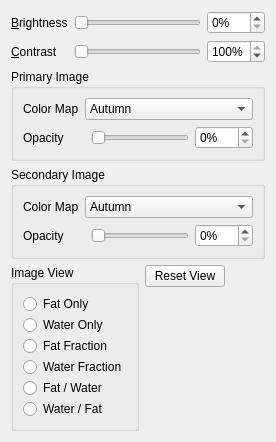
         <widget class="QWidget" name="axialDisplayTab">
          <attribute name="title">
           <string>Axial &amp;Display</string>
          </attribute>
          <layout class="QGridLayout" name="gridLayout_3">
           <item row="2" column="0" colspan="3">
            <widget class="QGroupBox" name="primaryImageBox">
             <property name="sizePolicy">
              <sizepolicy hsizetype="Preferred" vsizetype="Preferred">
               <horstretch>0</horstretch>
               <verstretch>0</verstretch>
              </sizepolicy>
             </property>
             <property name="toolTip">
              <string>&lt;html&gt;&lt;head/&gt;&lt;body&gt;&lt;p&gt;&lt;span style=&quot; font-weight:600;&quot;&gt;Primary Image&lt;/span&gt;&lt;/p&gt;&lt;p&gt;&lt;br/&gt;&lt;/p&gt;&lt;p&gt;The primary image is the image drawn &lt;span style=&quot; text-decoration: underline;&quot;&gt;first&lt;/span&gt; in the axial widget view. The primary image is set based on the options in the &lt;span style=&quot; font-weight:600; text-decoration: underline;&quot;&gt;Image View&lt;/span&gt;&lt;/p&gt;&lt;/body&gt;&lt;/html&gt;</string>
             </property>
             <property name="toolTipDuration">
              <number>4000</number>
             </property>
             <property name="title">
              <string>Primary Image</string>
             </property>
             <layout class="QGridLayout" name="gridLayout_7">
              <item row="0" column="0">
               <widget class="QLabel" name="label_24">
                <property name="text">
                 <string>Color Map</string>
                </property>
                <property name="buddy">
                 <cstring>primColorMapComboBox</cstring>
                </property>
               </widget>
              </item>
              <item row="1" column="0" colspan="2">
               <widget class="QLabel" name="label_25">
                <property name="text">
                 <string>Opacity</string>
                </property>
                <property name="buddy">
                 <cstring>primOpacitySlider</cstring>
                </property>
               </widget>
              </item>
              <item row="1" column="2">
               <widget class="QSlider" name="primOpacitySlider">
                <property name="toolTip">
                 <string>&lt;html&gt;&lt;head/&gt;&lt;body&gt;&lt;p&gt;&lt;span style=&quot; font-weight:600;&quot;&gt;Change Primary Opacity&lt;/span&gt;&lt;/p&gt;&lt;p&gt;Drag slider left and right to change the opacity of the primary image displayed on the main widget.&lt;/p&gt;&lt;/body&gt;&lt;/html&gt;</string>
                </property>
                <property name="toolTipDuration">
                 <number>4000</number>
                </property>
                <property name="maximum">
                 <number>100</number>
                </property>
                <property name="orientation">
                 <enum>Qt::Horizontal</enum>
                </property>
               </widget>
              </item>
              <item row="1" column="3">
               <widget class="QSpinBox" name="primOpacitySpinBox">
                <property name="toolTip">
                 <string>&lt;html&gt;&lt;head/&gt;&lt;body&gt;&lt;p&gt;&lt;span style=&quot; font-weight:600;&quot;&gt;Change Primary Opacity&lt;/span&gt;&lt;/p&gt;&lt;p&gt;Enter percentage or use up/down arrows to change the opacity of the primary image displayed on the main widget.&lt;/p&gt;&lt;/body&gt;&lt;/html&gt;</string>
                </property>
                <property name="toolTipDuration">
                 <number>4000</number>
                </property>
                <property name="suffix">
                 <string>%</string>
                </property>
                <property name="maximum">
                 <number>100</number>
                </property>
               </widget>
              </item>
              <item row="0" column="1" colspan="3">
               <widget class="QComboBox" name="primColorMapComboBox">
                <property name="sizePolicy">
                 <sizepolicy hsizetype="Expanding" vsizetype="Fixed">
                  <horstretch>0</horstretch>
                  <verstretch>0</verstretch>
                 </sizepolicy>
                </property>
                <property name="toolTip">
                 <string>&lt;html&gt;&lt;head/&gt;&lt;body&gt;&lt;p&gt;&lt;span style=&quot; font-weight:600;&quot;&gt;Change Primary Color Map&lt;/span&gt;&lt;/p&gt;&lt;p&gt;Select a color map for the primary image. This is a mapping from intensity in the primary image (0.0 -&amp;gt; 1.0) to colors. &lt;/p&gt;&lt;p&gt;A typical example is grayscale which is (0, 0, 0) -&amp;gt; (1, 1, 1) color mapping.&lt;/p&gt;&lt;/body&gt;&lt;/html&gt;</string>
                </property>
                <property name="toolTipDuration">
                 <number>4000</number>
                </property>
                <property name="maxVisibleItems">
                 <number>13</number>
                </property>
                <item>
                 <property name="text">
                  <string>Autumn</string>
                 </property>
                </item>
                <item>
                 <property name="text">
                  <string>Bone</string>
                 </property>
                </item>
                <item>
                 <property name="text">
                  <string>Cool</string>
                 </property>
                </item>
                <item>
                 <property name="text">
                  <string>Copper</string>
                 </property>
                </item>
                <item>
                 <property name="text">
                  <string>Gray</string>
                 </property>
                </item>
                <item>
                 <property name="text">
                  <string>Hot</string>
                 </property>
                </item>
                <item>
                 <property name="text">
                  <string>HSV</string>
                 </property>
                </item>
                <item>
                 <property name="text">
                  <string>Jet</string>
                 </property>
                </item>
                <item>
                 <property name="text">
                  <string>Parula</string>
                 </property>
                </item>
                <item>
                 <property name="text">
                  <string>Pink</string>
                 </property>
                </item>
                <item>
                 <property name="text">
                  <string>Spring</string>
                 </property>
                </item>
                <item>
                 <property name="text">
                  <string>Summer</string>
                 </property>
                </item>
                <item>
                 <property name="text">
                  <string>Winter</string>
                 </property>
                </item>
                <item>
                 <property name="text">
                  <string>Red</string>
                 </property>
                </item>
                <item>
                 <property name="text">
                  <string>Green</string>
                 </property>
                </item>
                <item>
                 <property name="text">
                  <string>Blue</string>
                 </property>
                </item>
                <item>
                 <property name="text">
                  <string>RedWhite</string>
                 </property>
                </item>
                <item>
                 <property name="text">
                  <string>GreenWhite</string>
                 </property>
                </item>
               </widget>
              </item>
             </layout>
            </widget>
           </item>
           <item row="3" column="0" colspan="3">
            <widget class="QGroupBox" name="secondaryImageBox">
             <property name="sizePolicy">
              <sizepolicy hsizetype="Preferred" vsizetype="Preferred">
               <horstretch>0</horstretch>
               <verstretch>0</verstretch>
              </sizepolicy>
             </property>
             <property name="toolTip">
              <string>&lt;html&gt;&lt;head/&gt;&lt;body&gt;&lt;p&gt;&lt;span style=&quot; font-weight:600;&quot;&gt;Secondary Image&lt;/span&gt;&lt;/p&gt;&lt;p&gt;&lt;br/&gt;&lt;/p&gt;&lt;p&gt;The secondary image is the image drawn &lt;span style=&quot; text-decoration: underline;&quot;&gt;second&lt;/span&gt; in the axial widget view. The secondary image is set based on the options in the &lt;span style=&quot; font-weight:600; text-decoration: underline;&quot;&gt;Image View.&lt;/span&gt;&lt;/p&gt;&lt;p&gt;&lt;br/&gt;&lt;/p&gt;&lt;p&gt;The secondary image is only applicable for &lt;span style=&quot; font-weight:600; text-decoration: underline;&quot;&gt;Fat/Water&lt;/span&gt; and &lt;span style=&quot; font-weight:600; text-decoration: underline;&quot;&gt;Water/Fat&lt;/span&gt; options.&lt;/p&gt;&lt;/body&gt;&lt;/html&gt;</string>
             </property>
             <property name="toolTipDuration">
              <number>4000</number>
             </property>
             <property name="title">
              <string>Secondary Image</string>
             </property>
             <layout class="QGridLayout" name="gridLayout_8">
              <item row="0" column="0">
               <widget class="QLabel" name="label_12">
                <property name="text">
                 <string>Color Map</string>
                </property>
                <property name="buddy">
                 <cstring>secdColorMapComboBox</cstring>
                </property>
               </widget>
              </item>
              <item row="1" column="0" colspan="2">
               <widget class="QLabel" name="label_13">
                <property name="text">
                 <string>Opacity</string>
                </property>
                <property name="buddy">
                 <cstring>secdOpacitySlider</cstring>
                </property>
               </widget>
              </item>
              <item row="1" column="2">
               <widget class="QSlider" name="secdOpacitySlider">
                <property name="toolTip">
                 <string>&lt;html&gt;&lt;head/&gt;&lt;body&gt;&lt;p&gt;&lt;span style=&quot; font-weight:600;&quot;&gt;Change Secondary Opacity&lt;/span&gt;&lt;/p&gt;&lt;p&gt;Drag slider left and right to change the opacity of the secondary image displayed on the main widget.&lt;/p&gt;&lt;/body&gt;&lt;/html&gt;</string>
                </property>
                <property name="toolTipDuration">
                 <number>4000</number>
                </property>
                <property name="maximum">
                 <number>100</number>
                </property>
                <property name="orientation">
                 <enum>Qt::Horizontal</enum>
                </property>
               </widget>
              </item>
              <item row="1" column="3">
               <widget class="QSpinBox" name="secdOpacitySpinBox">
                <property name="toolTip">
                 <string>&lt;html&gt;&lt;head/&gt;&lt;body&gt;&lt;p&gt;&lt;span style=&quot; font-weight:600;&quot;&gt;Change Secondary Opacity&lt;/span&gt;&lt;/p&gt;&lt;p&gt;Enter percentage or use up/down arrows to change the opacity of the secondary image displayed on the main widget.&lt;/p&gt;&lt;/body&gt;&lt;/html&gt;</string>
                </property>
                <property name="toolTipDuration">
                 <number>4000</number>
                </property>
                <property name="suffix">
                 <string>%</string>
                </property>
                <property name="maximum">
                 <number>100</number>
                </property>
               </widget>
              </item>
              <item row="0" column="1" colspan="3">
               <widget class="QComboBox" name="secdColorMapComboBox">
                <property name="sizePolicy">
                 <sizepolicy hsizetype="Expanding" vsizetype="Fixed">
                  <horstretch>0</horstretch>
                  <verstretch>0</verstretch>
                 </sizepolicy>
                </property>
                <property name="toolTip">
                 <string>&lt;html&gt;&lt;head/&gt;&lt;body&gt;&lt;p&gt;&lt;span style=&quot; font-weight:600;&quot;&gt;Change Secondary Color Map&lt;/span&gt;&lt;/p&gt;&lt;p&gt;Select a color map for the secondary image. This is a mapping from intensity in the primary image (0.0 -&amp;gt; 1.0) to colors. &lt;/p&gt;&lt;p&gt;A typical example is grayscale which is (0, 0, 0) -&amp;gt; (1, 1, 1) color mapping.&lt;/p&gt;&lt;/body&gt;&lt;/html&gt;</string>
                </property>
                <property name="toolTipDuration">
                 <number>4000</number>
                </property>
                <property name="maxVisibleItems">
                 <number>13</number>
                </property>
                <item>
                 <property name="text">
                  <string>Autumn</string>
                 </property>
                </item>
                <item>
                 <property name="text">
                  <string>Bone</string>
                 </property>
                </item>
                <item>
                 <property name="text">
                  <string>Cool</string>
                 </property>
                </item>
                <item>
                 <property name="text">
                  <string>Copper</string>
                 </property>
                </item>
                <item>
                 <property name="text">
                  <string>Gray</string>
                 </property>
                </item>
                <item>
                 <property name="text">
                  <string>Hot</string>
                 </property>
                </item>
                <item>
                 <property name="text">
                  <string>HSV</string>
                 </property>
                </item>
                <item>
                 <property name="text">
                  <string>Jet</string>
                 </property>
                </item>
                <item>
                 <property name="text">
                  <string>Parula</string>
                 </property>
                </item>
                <item>
                 <property name="text">
                  <string>Pink</string>
                 </property>
                </item>
                <item>
                 <property name="text">
                  <string>Spring</string>
                 </property>
                </item>
                <item>
                 <property name="text">
                  <string>Summer</string>
                 </property>
                </item>
                <item>
                 <property name="text">
                  <string>Winter</string>
                 </property>
                </item>
                <item>
                 <property name="text">
                  <string>Red</string>
                 </property>
                </item>
                <item>
                 <property name="text">
                  <string>Green</string>
                 </property>
                </item>
                <item>
                 <property name="text">
                  <string>Blue</string>
                 </property>
                </item>
                <item>
                 <property name="text">
                  <string>RedWhite</string>
                 </property>
                </item>
                <item>
                 <property name="text">
                  <string>GreenWhite</string>
                 </property>
                </item>
               </widget>
              </item>
             </layout>
            </widget>
           </item>
           <item row="0" column="2">
            <widget class="QSpinBox" name="brightnessSpinBox">
             <property name="toolTip">
              <string>&lt;html&gt;&lt;head/&gt;&lt;body&gt;&lt;p&gt;&lt;span style=&quot; font-weight:600;&quot;&gt;Change Brightness&lt;/span&gt;&lt;/p&gt;&lt;p&gt;Enter percentage or use up/down arrows to change the brightness currently displayed on the main widget.&lt;/p&gt;&lt;/body&gt;&lt;/html&gt;</string>
             </property>
             <property name="toolTipDuration">
              <number>4000</number>
             </property>
             <property name="suffix">
              <string>%</string>
             </property>
             <property name="maximum">
              <number>100</number>
             </property>
            </widget>
           </item>
           <item row="1" column="0">
            <widget class="QLabel" name="contrastLabel">
             <property name="text">
              <string>&amp;Contrast</string>
             </property>
             <property name="buddy">
              <cstring>contrastSlider</cstring>
             </property>
            </widget>
           </item>
           <item row="1" column="1">
            <widget class="QSlider" name="contrastSlider">
             <property name="focusPolicy">
              <enum>Qt::StrongFocus</enum>
             </property>
             <property name="toolTip">
              <string>&lt;html&gt;&lt;head/&gt;&lt;body&gt;&lt;p&gt;&lt;span style=&quot; font-weight:600;&quot;&gt;Adjust Contrast&lt;/span&gt;&lt;/p&gt;&lt;p&gt;Drag slider left and right to change the contrast of the axial slice currently displayed on the main widget&lt;/p&gt;&lt;/body&gt;&lt;/html&gt;</string>
             </property>
             <property name="toolTipDuration">
              <number>4000</number>
             </property>
             <property name="maximum">
              <number>100</number>
             </property>
             <property name="orientation">
              <enum>Qt::Horizontal</enum>
             </property>
            </widget>
           </item>
           <item row="0" column="1">
            <widget class="QSlider" name="brightnessSlider">
             <property name="focusPolicy">
              <enum>Qt::StrongFocus</enum>
             </property>
             <property name="toolTip">
              <string>&lt;html&gt;&lt;head/&gt;&lt;body&gt;&lt;p&gt;&lt;span style=&quot; font-weight:600;&quot;&gt;Adjust Brightness&lt;/span&gt;&lt;/p&gt;&lt;p&gt;Drag slider left and right to change the brightness of the axial slice currently displayed on the main widget&lt;/p&gt;&lt;/body&gt;&lt;/html&gt;</string>
             </property>
             <property name="toolTipDuration">
              <number>4000</number>
             </property>
             <property name="maximum">
              <number>100</number>
             </property>
             <property name="orientation">
              <enum>Qt::Horizontal</enum>
             </property>
            </widget>
           </item>
           <item row="1" column="2">
            <widget class="QSpinBox" name="contrastSpinBox">
             <property name="toolTip">
              <string>&lt;html&gt;&lt;head/&gt;&lt;body&gt;&lt;p&gt;&lt;span style=&quot; font-weight:600;&quot;&gt;Change Contrast&lt;/span&gt;&lt;/p&gt;&lt;p&gt;Enter percentage or use up/down arrows to change the contrast currently displayed on the main widget.&lt;/p&gt;&lt;/body&gt;&lt;/html&gt;</string>
             </property>
             <property name="toolTipDuration">
              <number>4000</number>
             </property>
             <property name="suffix">
              <string>%</string>
             </property>
             <property name="maximum">
              <number>100</number>
             </property>
             <property name="value">
              <number>100</number>
             </property>
            </widget>
           </item>
           <item row="4" column="0" colspan="3">
            <layout class="QGridLayout" name="gridLayout_5">
             <item row="0" column="1">
              <layout class="QVBoxLayout" name="verticalLayout_2">
               <property name="rightMargin">
                <number>0</number>
               </property>
               <property name="bottomMargin">
                <number>0</number>
               </property>
               <item>
                <widget class="QPushButton" name="resetViewBtn">
                 <property name="toolTip">
                  <string>&lt;html&gt;&lt;head/&gt;&lt;body&gt;&lt;p&gt;&lt;span style=&quot; font-weight:600;&quot;&gt;Reset View&lt;/span&gt;&lt;/p&gt;&lt;p&gt;Resets the axial slice view and coronal slice view to center with no scaling.&lt;/p&gt;&lt;p&gt;&lt;span style=&quot; font-weight:600;&quot;&gt;Note: &lt;/span&gt;This does &lt;span style=&quot; font-weight:600; text-decoration: underline;&quot;&gt;NOT&lt;/span&gt; change the current location of the user.&lt;/p&gt;&lt;p&gt;Shortcut: &lt;span style=&quot; font-weight:600;&quot;&gt;Space bar&lt;/span&gt;&lt;/p&gt;&lt;/body&gt;&lt;/html&gt;</string>
                 </property>
                 <property name="toolTipDuration">
                  <number>4000</number>
                 </property>
                 <property name="text">
                  <string>Reset View</string>
                 </property>
                 <property name="shortcut">
                  <string>Space</string>
                 </property>
                </widget>
               </item>
               <item>
                <spacer name="verticalSpacer_2">
                 <property name="orientation">
                  <enum>Qt::Vertical</enum>
                 </property>
                 <property name="sizeHint" stdset="0">
                  <size>
                   <width>20</width>
                   <height>40</height>
                  </size>
                 </property>
                </spacer>
               </item>
              </layout>
             </item>
             <item row="0" column="0">
              <widget class="QGroupBox" name="sliceViewBox_3">
               <property name="sizePolicy">
                <sizepolicy hsizetype="Preferred" vsizetype="Maximum">
                 <horstretch>0</horstretch>
                 <verstretch>0</verstretch>
                </sizepolicy>
               </property>
               <property name="toolTip">
                <string/>
               </property>
               <property name="title">
                <string>Image View</string>
               </property>
               <layout class="QVBoxLayout" name="verticalLayout_5">
                <property name="spacing">
                 <number>1</number>
                </property>
                <item>
                 <widget class="QRadioButton" name="fatRadioBtn">
                  <property name="toolTip">
                   <string>&lt;html&gt;&lt;head/&gt;&lt;body&gt;&lt;p&gt;&lt;span style=&quot; font-weight:600;&quot;&gt;Fat Only&lt;/span&gt;&lt;/p&gt;&lt;p&gt;Displays only the fat image from the NIFTI files.&lt;/p&gt;&lt;p&gt;&lt;span style=&quot; font-weight:600;&quot;&gt;Primary Image: &lt;/span&gt;Fat image&lt;/p&gt;&lt;p&gt;&lt;span style=&quot; font-weight:600;&quot;&gt;Secondary Image: &lt;/span&gt;N/A&lt;/p&gt;&lt;/body&gt;&lt;/html&gt;</string>
                  </property>
                  <property name="toolTipDuration">
                   <number>4000</number>
                  </property>
                  <property name="statusTip">
                   <string/>
                  </property>
                  <property name="text">
                   <string>Fat Only</string>
                  </property>
                 </widget>
                </item>
                <item>
                 <widget class="QRadioButton" name="waterRadioBtn">
                  <property name="toolTip">
                   <string>&lt;html&gt;&lt;head/&gt;&lt;body&gt;&lt;p&gt;&lt;span style=&quot; font-weight:600;&quot;&gt;Water Only&lt;/span&gt;&lt;/p&gt;&lt;p&gt;Displays only the water image from the NIFTI files.&lt;/p&gt;&lt;p&gt;&lt;span style=&quot; font-weight:600;&quot;&gt;Primary Image: &lt;/span&gt;Water image&lt;/p&gt;&lt;p&gt;&lt;span style=&quot; font-weight:600;&quot;&gt;Secondary Image: &lt;/span&gt;N/A&lt;/p&gt;&lt;/body&gt;&lt;/html&gt;</string>
                  </property>
                  <property name="toolTipDuration">
                   <number>4000</number>
                  </property>
                  <property name="text">
                   <string>Water Only</string>
                  </property>
                 </widget>
                </item>
                <item>
                 <widget class="QRadioButton" name="fatFracRadioBtn">
                  <property name="toolTip">
                   <string>&lt;html&gt;&lt;head/&gt;&lt;body&gt;&lt;p&gt;&lt;span style=&quot; font-weight:600;&quot;&gt;Fat Fraction&lt;/span&gt;&lt;/p&gt;&lt;p&gt;Displays an image that represents the ratio of fat to water.&lt;/p&gt;&lt;p&gt;Fat Fraction = Fat / (Fat + Water)&lt;/p&gt;&lt;p&gt;&lt;span style=&quot; font-weight:600;&quot;&gt;Primary Image: &lt;/span&gt;Fat Fraction image&lt;/p&gt;&lt;p&gt;&lt;span style=&quot; font-weight:600;&quot;&gt;Secondary Image: &lt;/span&gt;N/A&lt;/p&gt;&lt;/body&gt;&lt;/html&gt;</string>
                  </property>
                  <property name="toolTipDuration">
                   <number>4000</number>
                  </property>
                  <property name="text">
                   <string>Fat Fraction</string>
                  </property>
                 </widget>
                </item>
                <item>
                 <widget class="QRadioButton" name="waterFracRadioBtn">
                  <property name="toolTip">
                   <string>&lt;html&gt;&lt;head/&gt;&lt;body&gt;&lt;p&gt;&lt;span style=&quot; font-weight:600;&quot;&gt;Water Fraction&lt;/span&gt;&lt;/p&gt;&lt;p&gt;Displays an image that represents the ratio of water to fat.&lt;/p&gt;&lt;p&gt;Water Fraction = Water / (Fat + Water)&lt;/p&gt;&lt;p&gt;&lt;span style=&quot; font-weight:600;&quot;&gt;Primary Image: &lt;/span&gt;Water Fraction image&lt;/p&gt;&lt;p&gt;&lt;span style=&quot; font-weight:600;&quot;&gt;Secondary Image: &lt;/span&gt;N/A&lt;/p&gt;&lt;/body&gt;&lt;/html&gt;</string>
                  </property>
                  <property name="toolTipDuration">
                   <number>4000</number>
                  </property>
                  <property name="text">
                   <string>Water Fraction</string>
                  </property>
                 </widget>
                </item>
                <item>
                 <widget class="QRadioButton" name="fatWaterRadioBtn">
                  <property name="toolTip">
                   <string>&lt;html&gt;&lt;head/&gt;&lt;body&gt;&lt;p&gt;&lt;span style=&quot; font-weight:600;&quot;&gt;Fat / Water&lt;/span&gt;&lt;/p&gt;&lt;p&gt;Displays fat image with water image on top at the specified opacities.&lt;/p&gt;&lt;p&gt;&lt;span style=&quot; font-weight:600;&quot;&gt;Primary Image: &lt;/span&gt;Fat image&lt;/p&gt;&lt;p&gt;&lt;span style=&quot; font-weight:600;&quot;&gt;Secondary Image: &lt;/span&gt;Water image&lt;/p&gt;&lt;/body&gt;&lt;/html&gt;</string>
                  </property>
                  <property name="toolTipDuration">
                   <number>4000</number>
                  </property>
                  <property name="text">
                   <string>Fat / Water</string>
                  </property>
                 </widget>
                </item>
                <item>
                 <widget class="QRadioButton" name="waterFatRadioBtn">
                  <property name="toolTip">
                   <string>&lt;html&gt;&lt;head/&gt;&lt;body&gt;&lt;p&gt;&lt;span style=&quot; font-weight:600;&quot;&gt;Water / Fat&lt;/span&gt;&lt;/p&gt;&lt;p&gt;Displays water image with fat image on top at the specified opacities.&lt;/p&gt;&lt;p&gt;&lt;span style=&quot; font-weight:600;&quot;&gt;Primary Image: &lt;/span&gt;Water image&lt;/p&gt;&lt;p&gt;&lt;span style=&quot; font-weight:600;&quot;&gt;Secondary Image: &lt;/span&gt;Fat image&lt;/p&gt;&lt;/body&gt;&lt;/html&gt;</string>
                  </property>
                  <property name="toolTipDuration">
                   <number>4000</number>
                  </property>
                  <property name="text">
                   <string>Water / Fat</string>
                  </property>
                 </widget>
                </item>
               </layout>
              </widget>
             </item>
             <item row="0" column="2">
              <spacer name="horizontalSpacer">
               <property name="orientation">
                <enum>Qt::Horizontal</enum>
               </property>
               <property name="sizeHint" stdset="0">
                <size>
                 <width>40</width>
                 <height>20</height>
                </size>
               </property>
              </spacer>
             </item>
            </layout>
           </item>
           <item row="0" column="0">
            <widget class="QLabel" name="brightnessLabel">
             <property name="text">
              <string>&amp;Brightness</string>
             </property>
             <property name="buddy">
              <cstring>brightnessSlider</cstring>
             </property>
            </widget>
           </item>
          </layout>
         </widget>
